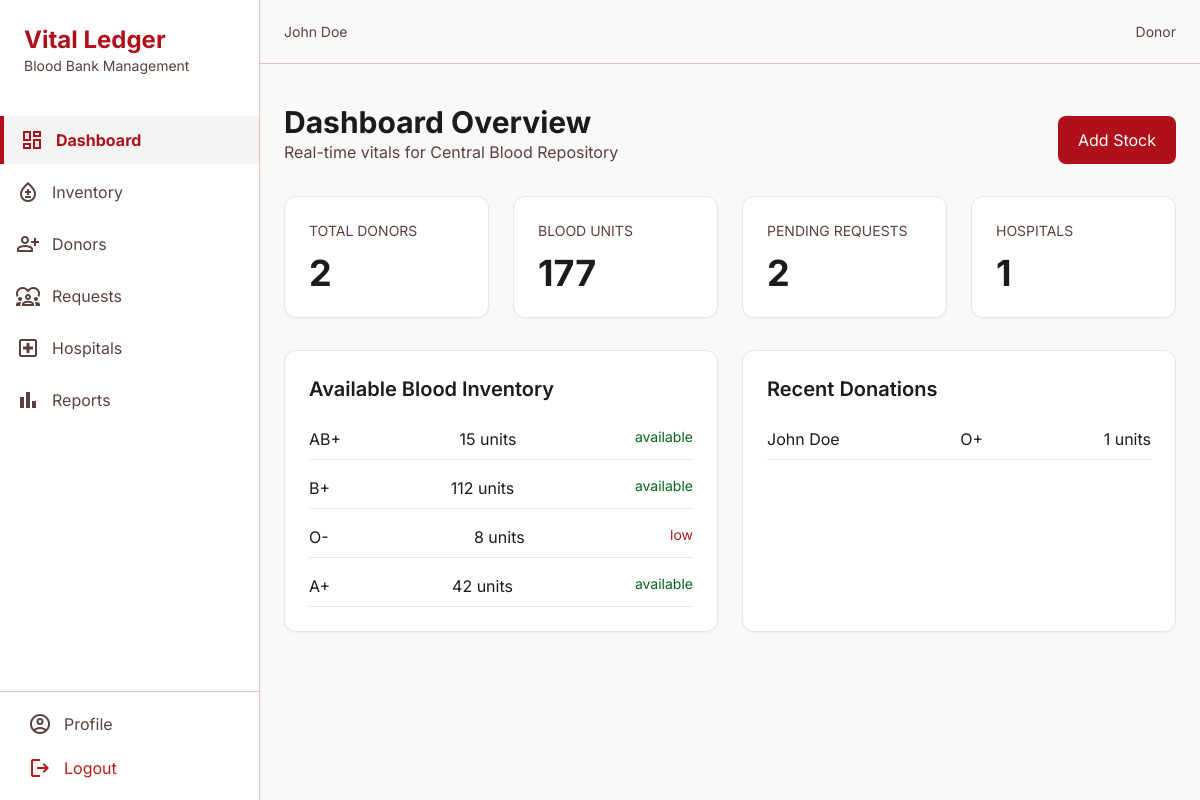
/dashboard (signed in), run on the app's committed database.
### app/models/models.py (models this page shows, shortened)
class User(db.Model, UserMixin):
    __tablename__ = "users"
    id = db.Column(db.Integer, primary_key=True)
    full_name = db.Column(db.String(120), nullable=False)
    email = db.Column(db.String(120), unique=True, nullable=False)
    password_hash = db.Column(db.String(255), nullable=False)
    role = db.Column(db.String(20), nullable=False, default=UserRole.DONOR.value)
    phone = db.Column(db.String(30))
    address = db.Column(db.Text)
    profile_picture = db.Column(db.String(255))
    is_active = db.Column(db.Boolean, default=True)
    email_verified = db.Column(db.Boolean, default=False)
    created_at = db.Column(db.DateTime, default=datetime.utcnow)
    donor_profile = db.relationship("Donor", back_populates="user", uselist=False)
    hospital = db.relationship("Hospital", back_populates="user", uselist=False)

class BloodUnit(db.Model):
    __tablename__ = "blood_units"
    id = db.Column(db.Integer, primary_key=True)
    blood_group = db.Column(db.String(10), nullable=False)
    units = db.Column(db.Integer, nullable=False, default=0)
    expiry_date = db.Column(db.Date, nullable=False)
    status = db.Column(db.String(30), default="available")
    source = db.Column(db.String(50), default="donation")
    created_at = db.Column(db.DateTime, default=datetime.utcnow)

class Donation(db.Model):
    __tablename__ = "donations"
    id = db.Column(db.Integer, primary_key=True)
    donor_id = db.Column(db.Integer, db.ForeignKey("donors.id"), nullable=False)
    donation_date = db.Column(db.Date, default=date.today)
    blood_group = db.Column(db.String(10), nullable=False)
    units = db.Column(db.Integer, nullable=False, default=1)
    status = db.Column(db.String(30), default="completed")
    certificate_file = db.Column(db.String(255))
    created_at = db.Column(db.DateTime, default=datetime.utcnow)
    donor = db.relationship("Donor", back_populates="donations")

### app/admin/routes.py (the view)
@admin_bp.route("/dashboard")
@login_required
def dashboard():
    total_donors = Donor.query.count()
    total_units = db.session.query(db.func.sum(BloodUnit.units)).scalar() or 0
    pending_requests = BloodRequest.query.filter_by(status="pending").count()
    recent_donations = Donation.query.order_by(Donation.created_at.desc()).limit(5).all()
    blood_units = BloodUnit.query.order_by(BloodUnit.created_at.desc()).all()
    hospitals = Hospital.query.count()
    return render_template("admin/dashboard.html", total_donors=total_donors, total_units=total_units, pending_requests=pending_requests, recent_donations=recent_donations, blood_units=blood_units, hospitals=hospitals)

### app/templates/admin/dashboard.html (shortened to what this page needs)
{% extends 'base.html' %}
{% block content %}
<div class="flex justify-between items-end mb-8">
  <div>
    <h2 class="text-3xl font-bold">Dashboard Overview</h2>
    <p class="text-on-surface-variant">Real-time vitals for Central Blood Repository</p>
  </div>
  <a href="{{ url_for('inventory.add_stock') }}" class="bg-primary text-on-primary px-5 py-3 rounded-lg">Add Stock</a>
</div>
<div class="grid grid-cols-1 md:grid-cols-2 lg:grid-cols-4 gap-6 mb-8">
  <div class="bg-surface-container-lowest rounded-xl border p-6 shadow-sm"><p class="text-sm uppercase text-on-surface-variant">Total Donors</p><p class="text-4xl font-bold mt-3">{{ total_donors }}</p></div>
  <div class="bg-surface-container-lowest rounded-xl border p-6 shadow-sm"><p class="text-sm uppercase text-on-surface-variant">Blood Units</p><p class="text-4xl font-bold mt-3">{{ total_units }}</p></div>
  <div class="bg-surface-container-lowest rounded-xl border p-6 shadow-sm"><p class="text-sm uppercase text-on-surface-variant">Pending Requests</p><p class="text-4xl font-bold mt-3">{{ pending_requests }}</p></div>
  <div class="bg-surface-container-lowest rounded-xl border p-6 shadow-sm"><p class="text-sm uppercase text-on-surface-variant">Hospitals</p><p class="text-4xl font-bold mt-3">{{ hospitals }}</p></div>
</div>
<div class="grid grid-cols-1 lg:grid-cols-2 gap-6">
  <div class="bg-surface-container-lowest rounded-xl border p-6 shadow-sm">
    <h3 class="text-xl font-semibold mb-4">Available Blood Inventory</h3>
    <div class="space-y-2">
      {% for unit in blood_units %}
      <div class="flex justify-between border-b py-2">
        <span>{{ unit.blood_group }}</span>
        <span>{{ unit.units }} units</span>
        <span class="text-sm {{ 'text-tertiary' if unit.status == 'available' else 'text-error' }}">{{ unit.status }}</span>
      </div>
      {% endfor %}
    </div>
  </div>
  <div class="bg-surface-container-lowest rounded-xl border p-6 shadow-sm">
    <h3 class="text-xl font-semibold mb-4">Recent Donations</h3>
    <div class="space-y-2">
      {% for donation in recent_donations %}
      <div class="flex justify-between border-b py-2">
        <span>{{ donation.donor.user.full_name }}</span>
        <span>{{ donation.blood_group }}</span>
        <span>{{ donation.units }} units</span>
      </div>
      {% endfor %}
    </div>
  </div>
</div>
{% endblock %}

### app/templates/base.html (shortened to what this page needs)
<!DOCTYPE html>
<html lang="en" class="light">
  <head>
    <script src="https://cdn.tailwindcss.com?plugins=forms,container-queries"></script>
    <script id="tailwind-config">
      tailwind.config = {
        darkMode: "class",
        theme: { extend: {
          colors: {
            "surface-bright": "#f9f9f9",
            "inverse-primary": "#ffb3ac",
            "on-primary-fixed-variant": "#930010",
            "secondary-fixed-dim": "#a5c8ff",
            "secondary-container": "#54a0fe",
            "on-primary-fixed": "#410003",
            "on-tertiary": "#ffffff",
            "background": "#f9f9f9",
            "on-error-container": "#93000a",
            "primary-fixed-dim": "#ffb3ac",
            "surface-tint": "#ba1a20",
            "secondary-fixed": "#d4e3ff",
            "tertiary-fixed-dim": "#82db7e",
            "primary": "#af101a",
            "on-primary-container": "#fff2f0",
            "on-secondary-fixed-variant": "#004786",
            "on-tertiary-fixed": "#002204",
            "surface-dim": "#dadada",
            "on-primary": "#ffffff",
            "outline-variant": "#e4beba",
            "inverse-surface": "#2f3131",
            "secondary": "#005faf",
            "outline": "#8f6f6c",
            "on-tertiary-fixed-variant": "#005312",
            "surface-container-high": "#e8e8e8",
            "on-tertiary-container": "#daffd1",
            "tertiary-container": "#298030",
            "on-surface": "#1a1c1c",
            "on-surface-variant": "#5b403d",
            "error-container": "#ffdad6",
            "tertiary": "#016619",
            "primary-container": "#d32f2f",
            "surface-container-lowest": "#ffffff",
            "error": "#ba1a1a",
            "on-error": "#ffffff",
            "on-secondary-fixed": "#001c3a",
            "on-secondary": "#ffffff",
            "surface-container-low": "#f3f3f3",
            "on-background": "#1a1c1c",
            "surface-variant": "#e2e2e2",
            "inverse-on-surface": "#f1f1f1",
            "primary-fixed": "#ffdad6",
            "surface": "#f9f9f9",
            "surface-container": "#eeeeee",
            "on-secondary-container": "#003567",
            "tertiary-fixed": "#9df898",
            "surface-container-highest": "#e2e2e2"
          },
          spacing: { gutter: "24px", sidebarWidth: "260px" },
          fontFamily: { Inter: ["Inter", "sans-serif"] }
        }}}
    </script>
  </head>
  <body class="bg-background text-on-surface">
    <aside class="fixed h-full w-[260px] left-0 top-0 flex flex-col bg-surface-container-lowest shadow-sm border-r border-outline-variant z-50">
      <div class="p-6">
        <h1 class="font-bold text-primary text-2xl">Vital Ledger</h1>
        <p class="text-sm text-on-surface-variant">Blood Bank Management</p>
      </div>
      <nav class="flex-1 mt-4 space-y-1">
        <a class="flex items-center gap-3 py-3 px-4 hover:bg-surface-container-high transition-colors {% if request.endpoint == 'admin.dashboard' %}text-primary font-bold border-l-4 border-primary bg-surface-container-low{% else %}text-on-surface-variant{% endif %}" href="{{ url_for('admin.dashboard') }}"><span class="material-symbols-outlined">dashboard</span>Dashboard</a>
        <a class="flex items-center gap-3 py-3 px-4 hover:bg-surface-container-high transition-colors {% if request.endpoint.startswith('inventory') %}text-primary font-bold border-l-4 border-primary bg-surface-container-low{% else %}text-on-surface-variant{% endif %}" href="{{ url_for('inventory.inventory') }}"><span class="material-symbols-outlined">bloodtype</span>Inventory</a>
        <a class="flex items-center gap-3 py-3 px-4 hover:bg-surface-container-high transition-colors {% if request.endpoint.startswith('donor') %}text-primary font-bold border-l-4 border-primary bg-surface-container-low{% else %}text-on-surface-variant{% endif %}" href="{{ url_for('donor.donors') }}"><span class="material-symbols-outlined">person_add</span>Donors</a>
        <a class="flex items-center gap-3 py-3 px-4 hover:bg-surface-container-high transition-colors {% if request.endpoint.startswith('request') %}text-primary font-bold border-l-4 border-primary bg-surface-container-low{% else %}text-on-surface-variant{% endif %}" href="{{ url_for('request.requests') }}"><span class="material-symbols-outlined">diversity_1</span>Requests</a>
        <a class="flex items-center gap-3 py-3 px-4 hover:bg-surface-container-high transition-colors {% if request.endpoint.startswith('hospital') %}text-primary font-bold border-l-4 border-primary bg-surface-container-low{% else %}text-on-surface-variant{% endif %}" href="{{ url_for('hospital.hospitals') }}"><span class="material-symbols-outlined">local_hospital</span>Hospitals</a>
        <a class="flex items-center gap-3 py-3 px-4 hover:bg-surface-container-high transition-colors {% if request.endpoint.startswith('reports') %}text-primary font-bold border-l-4 border-primary bg-surface-container-low{% else %}text-on-surface-variant{% endif %}" href="{{ url_for('reports.reports') }}"><span class="material-symbols-outlined">bar_chart</span>Reports</a>
      </nav>
      <div class="border-t border-outline-variant p-3 space-y-1">
        <a class="flex items-center gap-3 py-2 px-4 text-on-surface-variant hover:bg-surface-container-high transition-colors rounded-lg" href="{{ url_for('admin.profile') }}"><span class="material-symbols-outlined">account_circle</span>Profile</a>
        <a class="flex items-center gap-3 py-2 px-4 text-error hover:bg-error-container transition-colors rounded-lg" href="{{ url_for('auth.logout') }}"><span class="material-symbols-outlined">logout</span>Logout</a>
      </div>
    </aside>
    <header class="fixed top-0 right-0 w-[calc(100%-260px)] h-16 bg-surface-bright border-b border-outline-variant z-40 flex justify-between items-center px-6">
      <div class="text-sm text-on-surface-variant">{{ current_user.full_name if current_user.is_authenticated else 'Guest' }}</div>
      <div class="flex items-center gap-3">
        <span class="text-sm text-on-surface-variant">{{ current_user.role|title if current_user.is_authenticated else '' }}</span>
      </div>
    </header>
    <main class="ml-[260px] pt-20 min-h-screen">
      <div class="p-6 max-w-7xl mx-auto">
        {% block content %}{% endblock %}
      </div>
    </main>
  </body>
</html>

### app/templates/base.html (style rules this page uses)
body { font-family: 'Inter', sans-serif; }
.material-symbols-outlined { font-variation-settings: 'FILL' 0, 'wght' 400, 'GRAD' 0, 'opsz' 24; vertical-align: middle; }

### data on the page
User: is_active+full_name "John Doe", role "Donor"
BloodUnit: blood_group "AB+", units "15", status "available"
BloodUnit: blood_group "B+", units "112", status "available"
BloodUnit: blood_group "O-", units "8", status "low"
BloodUnit: blood_group "A+", units "42", status "available"
Donation: donor.user.full_name "John Doe", blood_group "O+", units "1"

### other printed values
{{ total_donors }} "2"
{{ total_units }} "177"
{{ pending_requests }} "2"
{{ hospitals }} "1"
